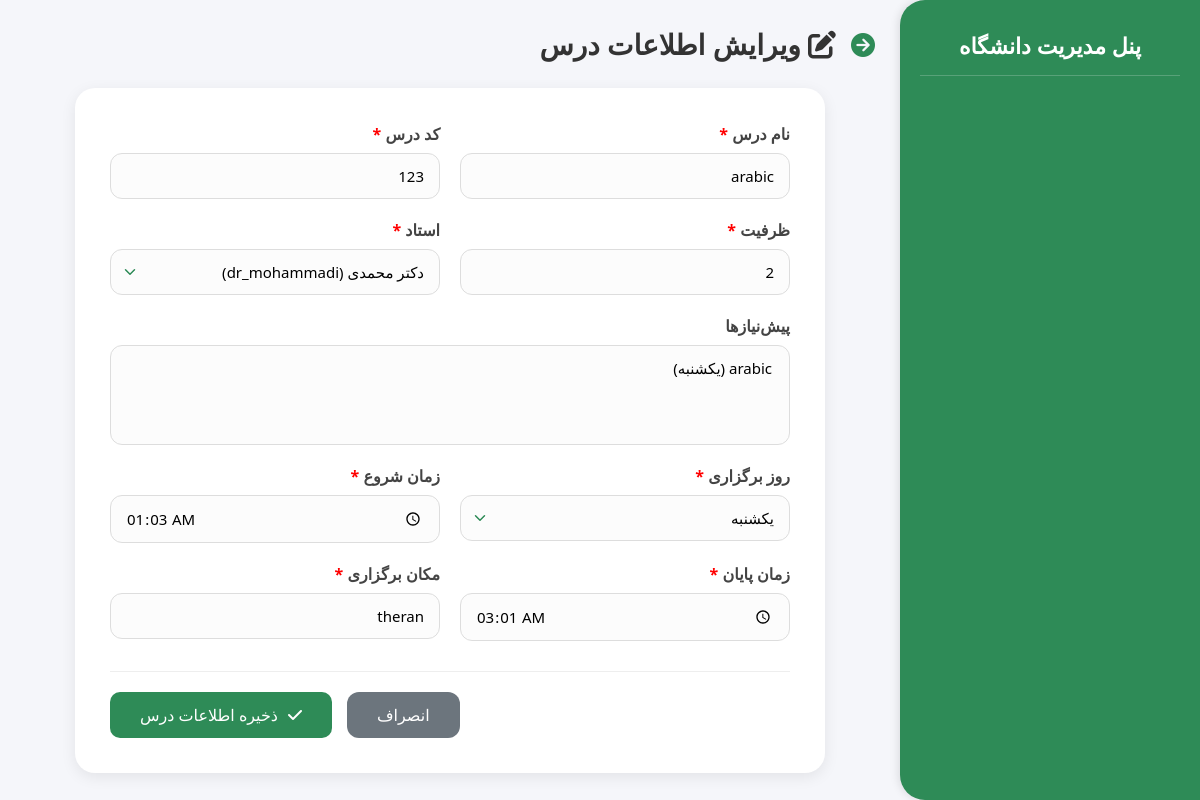
/courses/edit/1/, run on an earlier commit of the app's database.
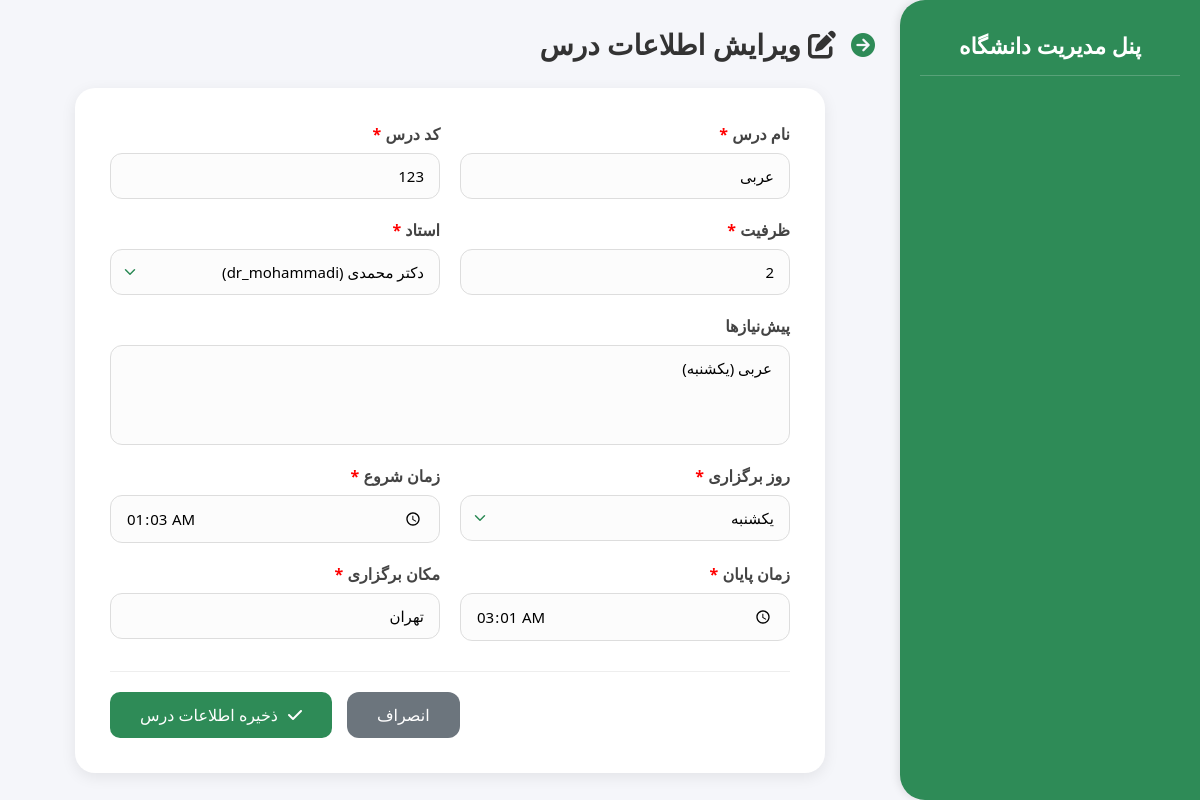
And on a later commit of the database.
### apps/courses/models.py (models this page shows)
class Course(models.Model):
    DAYS_OF_WEEK = [
        ('1', 'شنبه'),
        ('2', 'یکشنبه'),
        ('3', 'دوشنبه'),
        ('4', 'سه‌شنبه'),
        ('5', 'چهارشنبه'),
        ('6', 'پنج‌شنبه'),
        ('7', 'جمعه'),
    ]
    name = models.CharField(max_length=100, verbose_name="نام درس")
    code = models.CharField(max_length=20, unique=True, verbose_name="کد درس")
    capacity = models.IntegerField(verbose_name="ظرفیت")
    professor = models.ForeignKey(
        User,
        on_delete=models.CASCADE,
        limit_choices_to={'is_professor': True},
        verbose_name="استاد"
    )
    day = models.CharField(
        max_length=1,
        choices=DAYS_OF_WEEK,
        default='1',
        verbose_name="روز برگزاری"
    )
    start_time = models.TimeField(verbose_name="زمان شروع")
    end_time = models.TimeField(verbose_name="زمان پایان")
    location = models.CharField(max_length=100, verbose_name="مکان برگزاری")
    prerequisites = models.ManyToManyField(
        'self',
        symmetrical=False,
        blank=True,
        verbose_name="پیش‌نیازها"
    )
    class Meta:
        verbose_name = "درس"
        verbose_name_plural = "دروس"
    def __str__(self):
        return f"{self.name} ({self.get_day_display()})"

### apps/courses/views.py (the view)
# urls.py: path('edit/<int:course_id>/', views.edit_course, name='edit'),
def edit_course(request, course_id):
    course = get_object_or_404(Course, id=course_id)
    form = CourseForm(request.POST or None, instance=course)
    if request.method == 'POST' and form.is_valid():
        form.save()
        messages.success(request, "تغییرات درس ذخیره شد.")
        return redirect('courses:manage_list')
    return render(request, 'courses/course_form.html', {'form': form})

### apps/courses/forms.py
class CourseForm(forms.ModelForm):
    class Meta:
        model = Course
        fields = ['name', 'code', 'capacity', 'professor', 'prerequisites', 'day', 'start_time', 'end_time', 'location']
        widgets = {
            'start_time': forms.TimeInput(attrs={'type': 'time', 'class': 'input-field'}),
            'end_time': forms.TimeInput(attrs={'type': 'time', 'class': 'input-field'}),
            'prerequisites': forms.SelectMultiple(attrs={'class': 'input-field'}),
        }

### apps/accounts/models.py (called while the page is built)
    def get_full_name(self):
        return f"{self.first_name} {self.last_name}"

    def __str__(self):
        return f"{self.get_full_name()} ({self.username})"

### templates/courses/course_form.html (shortened to what this page needs)
{% extends 'base.html' %}
{% block content %}
<div style="display: flex; align-items: center; gap: 15px; margin-bottom: 25px;">
    <a href="{% url 'courses:manage_list' %}" style="text-decoration: none; color: #2E8B57; font-size: 24px;">
        <i class="fa-solid fa-circle-arrow-right"></i>
    </a>
    <h2 style="margin: 0; color: #333;">
        {% if form.instance.pk %}
            <i class="fa-solid fa-pen-to-square"></i> ویرایش اطلاعات درس
        {% else %}
            <i class="fa-solid fa-plus-circle"></i> تعریف درس جدید در سامانه
        {% endif %}
    </h2>
</div>
<div class="card-container" style="width: 80%; margin: 0 auto; background: white; padding: 35px; border-radius: 20px; box-shadow: 0 4px 15px rgba(0,0,0,0.08);">
    <form method="post">
        <div style="display: grid; grid-template-columns: 1fr 1fr; gap: 20px;">
            {% for field in form %}
                <div style="display: flex; flex-direction: column; {% if field.name == 'prerequisites' %}grid-column: span 2;{% endif %}">
                    <label style="font-weight: 600; color: #444; margin-bottom: 8px;">
                        {{ field.label }}
                        {% if field.field.required %}<span style="color: red;">*</span>{% endif %}
                    </label>
                    {{ field }}
                </div>
            {% endfor %}
        </div>
        <div style="margin-top: 30px; border-top: 1px solid #eee; padding-top: 20px; display: flex; gap: 15px; justify-content: flex-end;">
            <a href="{% url 'courses:manage_list' %}" class="btn-action" style="background: #6c757d; text-decoration: none; padding: 12px 30px; display: flex; align-items: center; gap: 10px; color: white; border-radius: 12px;">
                انصراف
            </a>
            <button type="submit" class="btn-action btn-green" style="padding: 12px 30px; font-size: 16px; font-family: inherit; display: flex; align-items: center; gap: 10px; border: none; cursor: pointer;">
                <i class="fa-solid fa-check"></i> ذخیره اطلاعات درس
            </button>
        </div>
    </form>
</div>
{% endblock %}

What changed in the data, as far as the page shows it:
changed Course "دکتر محمدی (dr_mohammadi)": name "arabic" → "عربی"; location "theran" → "تهران"
Also different on the page:
form field prerequisites: "arabic (یکشنبه)" → "عربی (یکشنبه)"
